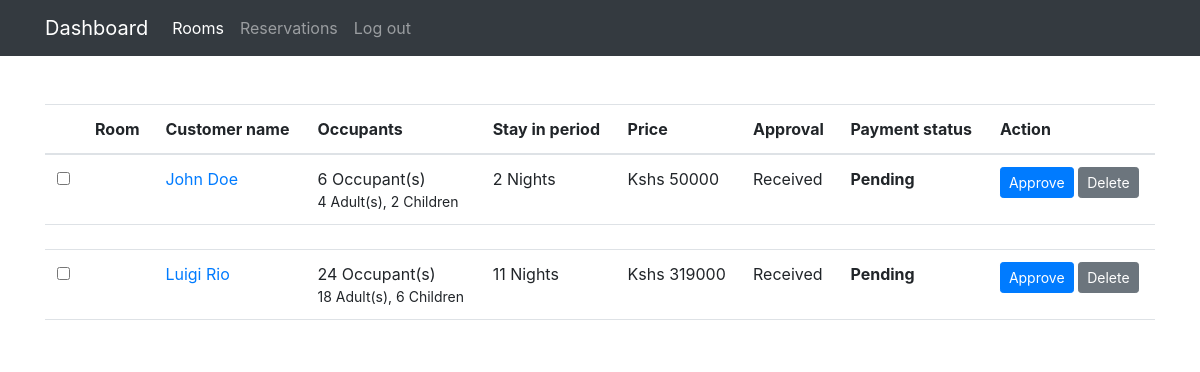
/Admin/reservations/index.php (signed in), run on an earlier commit of the app's database.
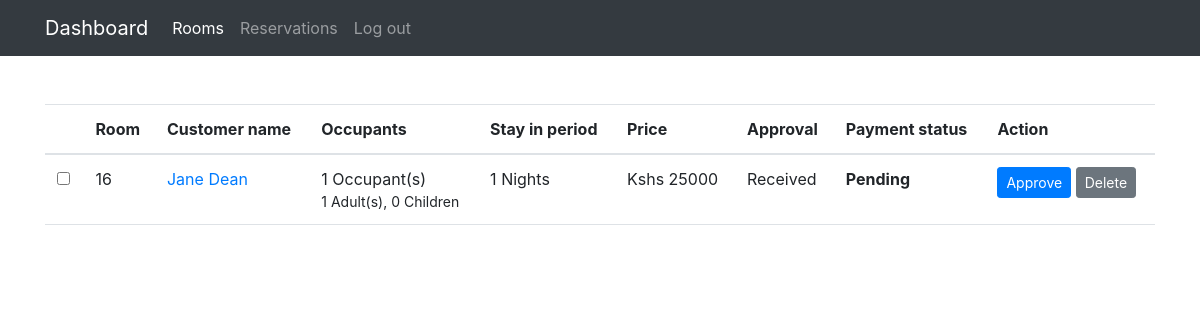
And on a later commit of the database.
### tables this page shows
CREATE TABLE `applications` (
  `id` int(11) NOT NULL,
  `created_by` int(11) DEFAULT NULL,
  `checkin` date NOT NULL,
  `checkout` date NOT NULL,
  `adults` int(11) NOT NULL DEFAULT 1,
  `children` int(11) NOT NULL DEFAULT 0,
  `created_on` date NOT NULL DEFAULT current_timestamp(),
  `suite` int(11) NOT NULL,
  `roomSelected` int(11) DEFAULT NULL,
  `totalPrice` int(11) NOT NULL,
  `isApproved` tinyint(1) NOT NULL DEFAULT 0,
  `paymentStatus` tinyint(1) NOT NULL DEFAULT 0
);

CREATE TABLE `users` (
  `id` int(11) NOT NULL,
  `fname` varchar(255) NOT NULL,
  `lname` varchar(255) NOT NULL,
  `idNumber` varchar(55) NOT NULL,
  `email` varchar(100) NOT NULL,
  `mobile` varchar(55) NOT NULL,
  `password` varchar(255) NOT NULL
);

CREATE TABLE `categories` (
  `id` int(11) NOT NULL,
  `description` varchar(55) NOT NULL,
  `label` char(5) NOT NULL,
  `capacity` int(11) NOT NULL,
  `price` int(11) NOT NULL
);

### Admin/reservations/index.php (the view, shortened to what this page needs)
<?php
    function getRes(){
        $pdo = establishCONN();
        $stmt = $pdo->prepare("SELECT applications.id, applications.created_by, applications.suite, applications.checkin, applications.checkout, applications.adults, applications.children, applications.totalPrice, applications.roomSelected, applications.isApproved, applications.paymentStatus, categories.description, categories.price, users.fname, users.lname FROM applications LEFT JOIN categories ON applications.suite = categories.id LEFT JOIN users ON applications.created_by = users.id WHERE applications.isApproved = :state");
        $stmt->bindValue(':state', false);
        $stmt->execute();
        return $stmt->fetchAll(PDO::FETCH_ASSOC);
    }
?>
<!doctype html>
<html lang="en">
  <head>
    <link rel="stylesheet" href="https://cdn.jsdelivr.net/npm/bootstrap@4.6.2/dist/css/bootstrap.min.css">
    <link rel="stylesheet" href="../style.css">
  </head>
  <body>
    <nav class="navbar navbar-expand-lg navbar-dark bg-dark">
        <div class="container">
            <a class="navbar-brand" href="#">Dashboard</a>
            <div class="collapse navbar-collapse" id="navbarSupportedContent">
                <ul class="navbar-nav mr-auto">
                <li class="nav-item active">
                    <a class="nav-link" href="../rooms/">Rooms <span class="sr-only">(current)</span></a>
                </li>
                <li class="nav-item">
                    <a class="nav-link" href="./index.php" class="active">Reservations</a>
                </li>
                <li class="nav-item">
                    <a class="nav-link" href="../logout.php">Log out</a>
                </li>
            </div>
        </div>
    </nav>
    <div class="container">
        <table class="table custom-table my-5">
           <thead>
              <tr>
                 <th scope="col">
                 </th>
                 <th scope="col">Room</th>
                 <th scope="col">Customer name</th>
                 <th scope="col">Occupants</th>
                 <th scope="col">Stay in period</th>
                 <th scope="col">Price</th>
                 <th scope="col">Approval</th>
                 <th scope="col">Payment status</th>
                 <th scope="col">Action</th>
              </tr>
           </thead>
           <tbody>
              <?php foreach($res = getRes() as $r) {?>
              <tr scope="row">
                 <th scope="row">
                    <label class="control control--checkbox">
                    <input type="checkbox">
                    </label>
                 </th>
                 <td><?php echo $r["roomSelected"] ?></td>
                 <td><a href="#"><?php echo $r["fname"] . " " . $r["lname"]; ?></a></td>
                 <td>
                 <?php echo($r["adults"] + $r["children"]); ?> Occupant(s)
                 <small class="d-block"><?php echo $r["adults"]?> Adult(s), <?php echo $r["children"] ?> Children</small>
                 </td>
                 <td>
                    <?php
                       $date1 = new DateTime($r["checkin"]);
                       $date2 = new DateTime($r["checkout"]);
                       $numberOfNights= $date2->diff($date1)->format("%a");
                       $total = $numberOfNights * $r["price"];
                    ?>
                    <?php echo $numberOfNights ?> Nights
                 </td>
                 <td>Kshs <?php echo $total ?></td>
                 <td><?php if($r["isApproved"]) {echo "Approved";} else {echo "Received";} ?></td>
                 <td style="font-weight: bolder;"><?php if($r["paymentStatus"]) {echo "Paid";} else {echo "Pending";} ?></td>
                 <td>
                    <form action="./approve.php?apl_id=<?php echo $r["id"] ?>" method="POST">
                        <button class="btn btn-primary btn-sm">Approve</button>
                        <button class="btn btn-secondary btn-sm">Delete</button>
                    </form>
                 </td>
              </tr>
              <tr class="spacer"><td colspan="100"></td></tr>
              <?php } ?>
           </tbody>
        </table>
    </div>
  </body>
</html>

### Admin/style.css (style rules this page uses)
nav { position: sticky; top: 0; }

What changed in the data, as far as the page shows it:
removed applications: created_by.fname "John", created_by.lname "Doe", $r["adults"] + $r["children"] "6", adults "4", children "2", numberOfNights "2", total "50000", isApproved "Received", paymentStatus "Pending"
removed applications: created_by.fname "Luigi", created_by.lname "Rio", $r["adults"] + $r["children"] "24", adults "18", children "6", numberOfNights "11", total "319000", isApproved "Received", paymentStatus "Pending"
added applications: roomSelected "16", created_by.fname "Jane", created_by.lname "Dean", $r["adults"] + $r["children"] "1", adults "1", children "0", numberOfNights "1", suite.price "25000", isApproved "Received", paymentStatus "Pending"
